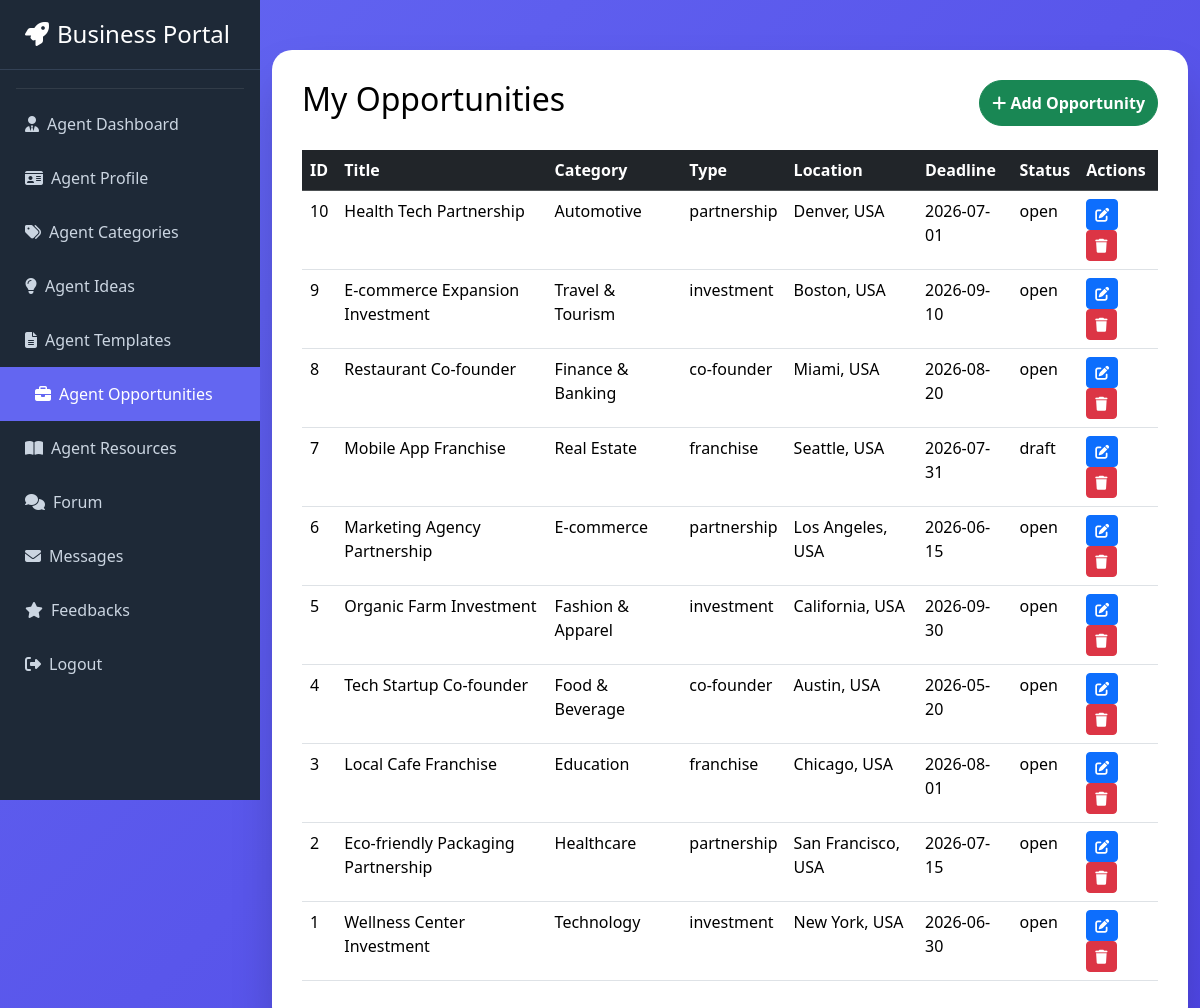
Screenshot of /agent/agent_opportunities.php (signed in) with the database file from the repository.
### tables this page shows
CREATE TABLE `opportunities` (
  `id` int(11) NOT NULL,
  `agent_id` int(11) NOT NULL,
  `category_id` int(11) DEFAULT NULL,
  `title` varchar(255) NOT NULL,
  `description` text NOT NULL,
  `type` enum('investment','partnership','franchise','co-founder','other') NOT NULL DEFAULT 'other',
  `location` varchar(150) DEFAULT NULL,
  `deadline` date DEFAULT NULL,
  `status` enum('open','closed','draft') NOT NULL DEFAULT 'open',
  `created_at` timestamp NOT NULL DEFAULT current_timestamp(),
  `updated_at` timestamp NOT NULL DEFAULT current_timestamp() ON UPDATE current_timestamp()
);

CREATE TABLE `business_categories` (
  `id` int(11) NOT NULL,
  `name` varchar(100) NOT NULL,
  `description` text DEFAULT NULL,
  `created_at` timestamp NOT NULL DEFAULT current_timestamp()
);

### agent/agent_opportunities.php (the view, shortened to what this page needs)
<?php
include 'config.php';
$opp_query = mysqli_query($conn, "
    SELECT o.*, bc.name AS category_name
    FROM opportunities o
    LEFT JOIN business_categories bc ON bc.id = o.category_id
    WHERE o.agent_id=".$_SESSION['user_id']."
    ORDER BY o.id DESC
");
?>
<!DOCTYPE html>
<html lang="en">
<head>
<link href="https://cdn.jsdelivr.net/npm/bootstrap@5.3.3/dist/css/bootstrap.min.css" rel="stylesheet">
<link href="https://cdnjs.cloudflare.com/ajax/libs/font-awesome/6.5.0/css/all.min.css" rel="stylesheet">
</head>
<body>
<?php include 'sidebar.php'; ?>
<div class="container">
    <div class="opp-card">
        <div class="d-flex justify-content-between mb-4">
            <h2 class="text-dark">My Opportunities</h2>
            <button class="btn btn-success btn-action" data-bs-toggle="modal" data-bs-target="#addOpportunityModal">
                <i class="fas fa-plus"></i> Add Opportunity
            </button>
        </div>
        <table class="table table-hover">
            <thead class="table-dark">
                <tr>
                    <th>ID</th>
                    <th>Title</th>
                    <th>Category</th>
                    <th>Type</th>
                    <th>Location</th>
                    <th>Deadline</th>
                    <th>Status</th>
                    <th>Actions</th>
                </tr>
            </thead>
            <tbody>
            <?php while($opp = mysqli_fetch_assoc($opp_query)): ?>
                <tr>
                    <td><?= $opp['id'] ?></td>
                    <td><?= htmlspecialchars($opp['title']) ?></td>
                    <td><?= htmlspecialchars($opp['category_name']) ?></td>
                    <td><?= $opp['type'] ?></td>
                    <td><?= htmlspecialchars($opp['location']) ?></td>
                    <td><?= $opp['deadline'] ?></td>
                    <td><?= $opp['status'] ?></td>
                    <td>
                        <button class="btn btn-primary btn-sm" data-bs-toggle="modal" data-bs-target="#editOpportunityModal<?= $opp['id'] ?>">
                            <i class="fas fa-edit"></i>
                        </button>
                        <form method="POST" class="d-inline">
                            <button type="submit" name="delete_opportunity" class="btn btn-danger btn-sm">
                                <i class="fas fa-trash"></i>
                            </button>
                        </form>
                    </td>
                </tr>
            <?php endwhile; ?>
            </tbody>
        </table>
    </div>
</div>
</body>
</html>

### agent/agent_opportunities.php (style rules this page uses)
body { background: linear-gradient(135deg, #6366f1 0%, #4f46e5 100%); min-height: 100vh; margin-left: 260px; color: #fff; }
.opp-card { max-width: 1000px; margin: 50px auto; background: #fff; border-radius: 20px; padding: 30px; color: #000; box-shadow: 0 25px 50px -12px rgba(0,0,0,0.25); }
.btn-action { border-radius: 50px; font-weight: bold; }
.text-dark { color: #000 !important; }

### agent/sidebar.php (style rules this page uses)
:root { --primary: #6366f1; --dark: #1e2937; }

### rows the page displays
opportunities: id "10", title "Health Tech Partnership", business_categories.name "Automotive", type "partnership", location "Denver, USA", deadline "2026-07-01", status "open"
opportunities: id "9", title "E-commerce Expansion Investment", business_categories.name "Travel & Tourism", type "investment", location "Boston, USA", deadline "2026-09-10", status "open"
opportunities: id "8", title "Restaurant Co-founder", business_categories.name "Finance & Banking", type "co-founder", location "Miami, USA", deadline "2026-08-20", status "open"
opportunities: id "7", title "Mobile App Franchise", business_categories.name "Real Estate", type "franchise", location "Seattle, USA", deadline "2026-07-31", status "draft"
opportunities: id "6", title "Marketing Agency Partnership", business_categories.name "E-commerce", type "partnership", location "Los Angeles, USA", deadline "2026-06-15", status "open"
opportunities: id "5", title "Organic Farm Investment", business_categories.name "Fashion & Apparel", type "investment", location "California, USA", deadline "2026-09-30", status "open"
opportunities: id "4", title "Tech Startup Co-founder", business_categories.name "Food & Beverage", type "co-founder", location "Austin, USA", deadline "2026-05-20", status "open"
opportunities: id "3", title "Local Cafe Franchise", business_categories.name "Education", type "franchise", location "Chicago, USA", deadline "2026-08-01", status "open"
opportunities: id "2", title "Eco-friendly Packaging Partnership", business_categories.name "Healthcare", type "partnership", location "San Francisco, USA", deadline "2026-07-15", status "open"
opportunities: id "1", title "Wellness Center Investment", business_categories.name "Technology", type "investment", location "New York, USA", deadline "2026-06-30", status "open"
